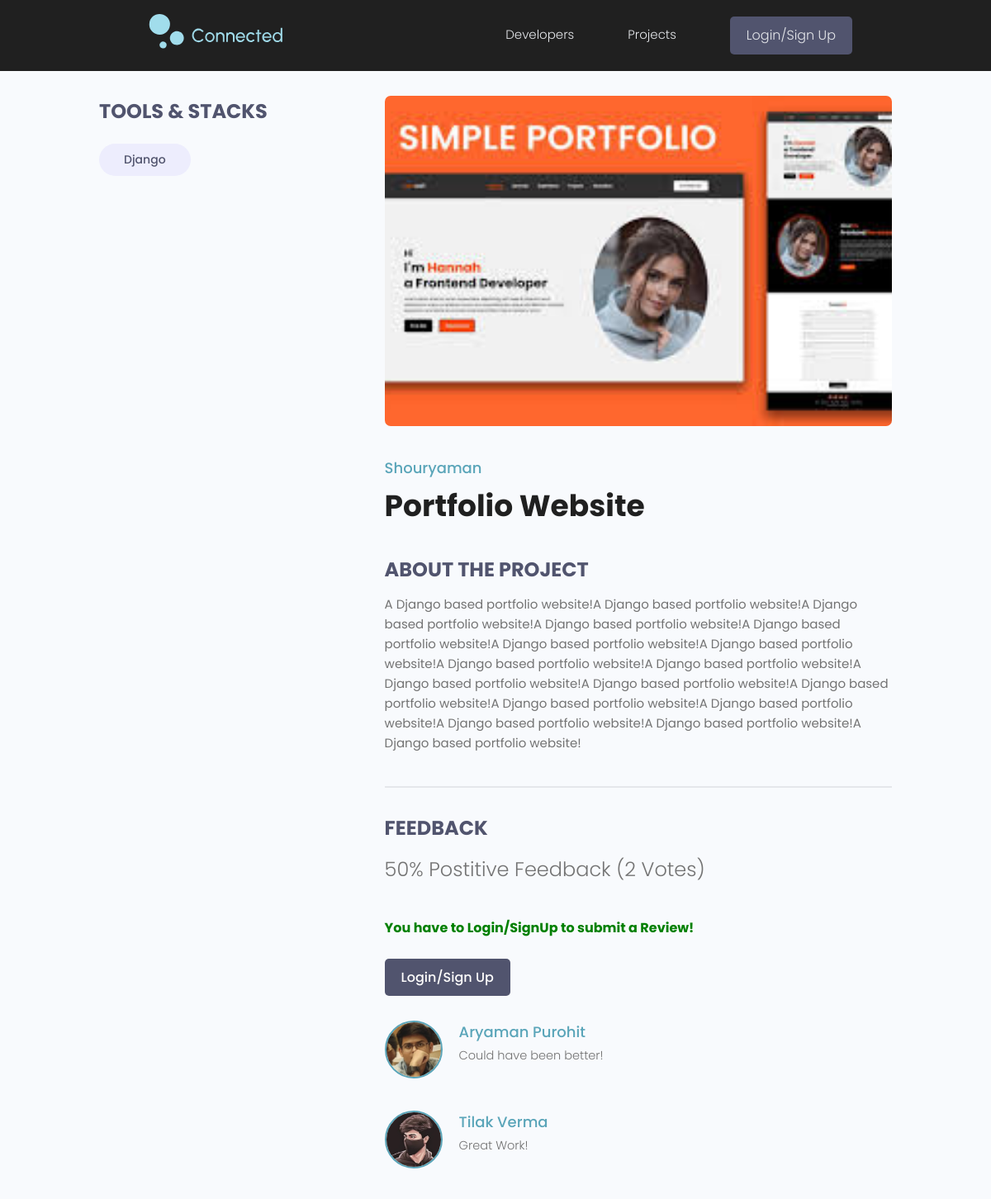
Page /projects/project/5b814269-0c61-4f8f-9cf9-8ff9f670b53d on the committed database.
### projects/models.py (models this page shows, shortened)
class Tag(models.Model):
    name = models.CharField(max_length=100)
    created = models.DateTimeField(auto_now_add=True)
    id = models.UUIDField(default=uuid.uuid4, unique=True, primary_key=True, editable=False)
    def __str__(self):
        return self.name

class Project(models.Model):
    owner = models.ForeignKey(Profile,null=True, blank=True, on_delete=models.CASCADE) #1 To N reln between a Profile and Project (A profile can have many projects)
    title = models.CharField(max_length=200)
    description = models.TextField(null=True,blank=True) #null for DB and blank for django forms
    image = models.ImageField(null=True, blank=True, default='default.jpg')
    demo_link = models.CharField(max_length=10000, null=True, blank=True)
    source_link= models.CharField(max_length=10000,null=True,blank=True)
    tags = models.ManyToManyField('Tag',blank=True) # N to N reln b/w Project and Tag models
    vote_total = models.IntegerField(null=True, blank=True, default=0)
    vote_ratio = models.IntegerField(null=True, blank=True, default=0)
    created = models.DateTimeField(auto_now_add=True)
    id = models.UUIDField(default=uuid.uuid4, unique=True, primary_key=True, editable=False)
    class Meta:
        ordering = ['-vote_ratio' , '-vote_total']
    @property
    def reviewers(self):
        setOfReviewers = self.review_set.all().values_list('owner__id', flat =True)
        return setOfReviewers

class Review(models.Model):
    VOTE_TYPE =(
        ('up','Up Vote'),
        ('down','Down Vote'),
    )
    owner = models.ForeignKey(Profile, on_delete=models.CASCADE, null=True)
    project = models.ForeignKey(Project, on_delete=models.CASCADE)  # 1 to N reln (A project can have Many reviews)
    body = models.TextField(null=True,blank=True)
    value = models.CharField(max_length=100, choices=VOTE_TYPE)
    created = models.DateTimeField(auto_now_add=True)
    id = models.UUIDField(default=uuid.uuid4, unique=True, primary_key=True, editable=False)
    class Meta:
        unique_together = [['owner', 'project']]

### users/models.py (models this page shows, shortened)
class Profile(models.Model):
    user = models.OneToOneField(User, on_delete=models.CASCADE, null=True, blank=True) #1 to 1 reln with in built user model
    name = models.CharField(max_length=300, blank=True, null=True)
    email = models.EmailField(max_length=600, null=True, blank=True)
    username = models.CharField(max_length=300, blank=True, null=True)
    location = models.CharField(max_length=300, blank=True, null=True)
    designation = models.CharField(max_length=300, blank=True, null=True)
    bio = models.TextField(blank=True,null=True)
    profile_image = models.ImageField(null=True,blank =True, upload_to="profiles/", default="profiles/user-default.png")
    github = models.CharField(max_length=300, blank=True, null=True)
    linkedin = models.CharField(max_length=300, blank=True, null=True)
    x = models.CharField(max_length=300, blank=True, null=True)
    website = models.CharField(max_length=300, blank=True, null=True)
    created = models.DateTimeField(auto_now_add=True)
    id = models.UUIDField(default=uuid.uuid4, unique=True, primary_key=True, editable=False)

### projects/views.py (the view, shortened to what this page needs)
# urls.py: path('project/<str:pk>',views.project, name="single-project"),
def project(request,pk):
    projectObj = Project.objects.get(id = pk)
    form = ReviewForm()
    context={"project" : projectObj, 'form':form}
    return render(request,'projects/single-project.html',context)

### projects/templates/projects/single-project.html (shortened to what this page needs)
{% extends "main.html" %}
    {% block content %}
    <main class="singleProject my-md">
        <div class="container">
          <div class="layout">
            <div class="column column--1of3">
              <h3 class="singleProject__subtitle">Tools & Stacks</h3>
              <div class="singleProject__toolStack">
                {% for tag in project.tags.all  %}
                <span class="tag tag--pill tag--sub tag--lg">
                  <small>{{tag}}</small>
                </span>
                {% endfor %}
              </div>
            </div>
            <div class="column column--2of3">
              <img class="singleProject__preview" src="{{project.image.url}}" alt="portfolio thumbnail" />
              <a href="{% url 'user-profile' project.owner.id%}" class="singleProject__developer">{{project.owner.name}}</a>
              <h2 class="singleProject__title">{{project.title}}</h2>
              <h3 class="singleProject__subtitle">About the Project</h3>
              <div class="singleProject__info">
                {{project.description}}
              </div>
              <div class="comments">
                <h3 class="singleProject__subtitle">Feedback</h3>
                <h5 class="project--rating">
                  {{project.vote_ratio}}% Postitive Feedback ({{project.vote_total}} Vote{{project.vote_total|pluralize:"s"}})
                </h5>
                {% if request.user.profile.id in project.reviewers  %}
                <p style="color: green;"> <b> You have already submitted a review!</b></p>
                  {% else %}
                  <p style="color: green;">  <b> You have to Login/SignUp to submit a Review!</b></p> <br>
                  <a href="{% url 'login' %}?next={{request.path}}" class="btn btn--sub">Login/Sign Up</a>
                {% endif %}
                <div class="commentList">
                  {% for review in project.review_set.all  %}
                  {% if review.body %}
                  <div class="comment">
                    <a href="{% url 'user-profile' review.owner.id %}">
                      <img class="avatar avatar--md"
                        src="{{review.owner.profile_image.url}}" alt="user" />
                    </a>
                    <div class="comment__details">
                      <a href="{% url 'user-profile' review.owner.id %}" class="comment__author">{{review.owner.name}}</a>
                      <p class="comment__info">
                        {{review.body| linebreaksbr}}
                      </p>
                    </div>
                  </div>
                  {% endif %}
                  {% endfor %}
                </div>
              </div>
            </div>
          </div>
        </div>
      </main>
    {% endblock %}

### static/styles/app.css (style rules this page uses)
:root { --color-sub: #202020; }
.btn--sub { background-color: var(--color-sub-light); }
img { width: 100%; }
.singleProject .column--1of3 { order: 2; }
@media screen and (min-width: 1081px) { .singleProject .column--1of3 { order: 1; } }
@media screen and (min-width: 1081px) { .singleProject .column--2of3 { order: 2; } }
.singleProject__toolStack { margin-top: 2rem; margin-bottom: 4rem; }
.singleProject__preview { height: 50vh; object-fit: cover; object-position: top center; margin-bottom: 3rem; border-radius: 0.7rem; }
.singleProject__developer { font-size: 1.8rem; font-weight: 500; }
.singleProject__title { font-size: 3.6rem; font-weight: 700; color: var(--color-sub); margin-bottom: 3rem; }
.project--rating { margin-bottom: 1.6em; margin-top: 0.5em; }
.singleProject__subtitle { text-transform: uppercase; font-size: 2.4rem; font-weight: 700; color: var(--color-sub-light); margin-bottom: 1rem; }
.comments { margin-top: 4rem; padding-top: 3rem; border-top: 2px solid var(--color-light); }
.commentList { margin: 3rem 0; }
.comment { display: flex; gap: 2rem; }
.comment:not(:last-child) { margin-bottom: 3rem; }
.comment__author { font-size: 1.8rem; }
.comment__info { font-size: 1.45rem; }

### static/uikit/styles/modules/_variables.css (style rules this page uses)
:root { --color-main: #5aa5b9; --color-main-light: #e6faff; --color-sub: #3f4156; --color-sub-light: #51546e; --color-sub-lighter: #ededfd; --color-text: #737373; --color-gray: #8b8b8b; --color-light: #e5e7eb; --color-light-gray: #767676; --color-bg: #f8fafd; --color-white: #fffefd; --color-white-light: #f3f3f3; --color-success: #359e64; --color-success-bg: #def8e8; --color-error: #fc4b0b; --color-error-bg: #fff2ee; --font-base: 'Poppins', arial, helvetica, 'Segoe UI', roboto, ubuntu, sans-serif; --font-monospace: 'Fira Code', 'Courier New', courier, monospace; --font-regular: 300; --font-medium: 500; --font-bold: 700; --generic-shadow: 1px 1px 5px #00000010; --generic-transition: all 0.3s ease-in-out; }

### static/uikit/styles/modules/_base.css (style rules this page uses)
* { margin: 0; padding: 0; box-sizing: border-box; text-rendering: optimizeLegibility; color: inherit; font-size: inherit; }
html { font-size: 50%; }
@media only screen and (min-width: 480px) { html { font-size: 56.25%; } }
@media only screen and (min-width: 1200px) { html { font-size: 62.5%; } }
body { line-height: 1.6; font-weight: 400; font-size: 1.5rem; color: var(--color-text); background-color: var(--color-bg); min-height: 100vh; }

### static/uikit/styles/modules/_typography.css (style rules this page uses)
* { font-family: var(--font-base); }
h2 { font-size: 3.6rem; font-weight: var(--font-bold); }
h3 { font-size: 3.2rem; font-weight: var(--font-medium); }
h5 { font-size: 2.4rem; font-weight: var(--font-medium); }
h5, h6 { font-weight: var(--font-regular); }
p, span, strong { font-size: 1.6rem; color: var(--color-text); font-weight: var(--font-regular); }
a { padding-bottom: 2px; text-decoration: none; display: inline-block; color: var(--color-main); font-weight: var(--font-medium); }

### static/uikit/styles/modules/_utilities.css (style rules this page uses)
.container { width: 92%; max-width: 165rem; margin: 0 auto; box-sizing: border-box; }
@media screen and (min-width: 1000px) { .container { width: 90%; } }
@media screen and (min-width: 1200px) { .container { width: 80%; } }
.my-md { margin: 3rem auto; }

### static/uikit/styles/modules/_avatar.css (style rules this page uses)
.avatar { border-radius: 50%; border: 2px solid var(--color-main); object-fit: cover; }
.avatar--md { height: 7rem; width: 7rem; }

### static/uikit/styles/modules/_button.css (style rules this page uses)
.btn { display: inline-block; position: relative; cursor: pointer; background-color: var(--color-light); font-weight: var(--font-medium); color: var(--color-sub); text-decoration: none; padding: 1rem 2rem; border-radius: 0.5rem; border: none; width: -webkit-fit-content; width: -moz-fit-content; width: fit-content; height: -webkit-fit-content; height: -moz-fit-content; height: fit-content; font-size: 1.6rem; outline-width: 0; outline-color: transparent; -webkit-backface-visibility: hidden; backface-visibility: hidden; transition: all 0.3s ease-in-out; }
.btn--sub { background-color: var(--color-sub); color: var(--color-white); }

### static/uikit/styles/modules/_tag.css (style rules this page uses)
.tag { display: inline-flex; align-items: center; background-color: var(--color-sub); height: -webkit-fit-content; height: -moz-fit-content; height: fit-content; width: -webkit-fit-content; width: -moz-fit-content; width: fit-content; border-radius: 0.5rem; padding: 0.5rem 1.5rem; font-size: 1.2rem; cursor: pointer; }
.tag > small { color: var(--color-white); }
.tag--pill { border-radius: 5rem; }
.tag--sub, .tag--sub > small { background: var(--color-sub-lighter); color: var(--color-sub-light); font-weight: 500; }
.tag--lg { padding: 0.8rem 3rem; font-size: 1.4rem; }

### rows in the picture
Tag: name "Django"
Project: image (picture), owner.name "Shouryaman", title "Portfolio Website", description "A Django based portfolio website!A Django based portfolio website!A Django based portfolio website!A Django based portfolio website!A Django based portfolio website!A Django based portfolio website!A Django based portfolio website!A Django based portfolio website!A Django based portfolio website!A Django based portfolio website!A Django based portfolio website!A Django based portfolio website!A Django based portfolio website!A Django based portfolio website!A Django based portfolio website!A Django based portfolio website!A Django based portfolio website!", vote_ratio "50", vote_total "2"
Review: owner.profile_image (picture), owner.name "Aryaman Purohit", body "Could have been better!"
Review: owner.profile_image (picture), owner.name "Tilak Verma", body "Great Work!"
